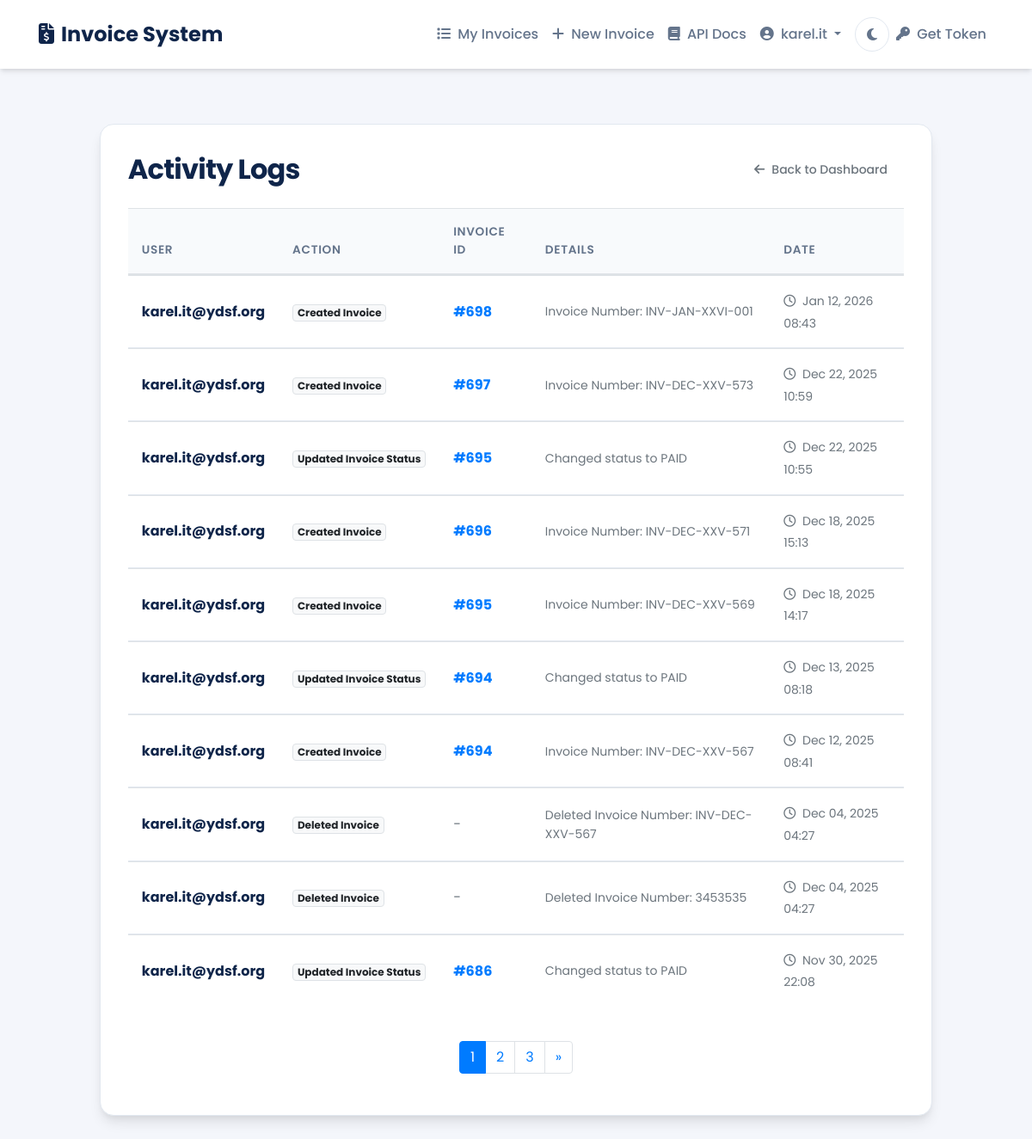
The app's page /view_logs.php (signed in) with its own data.
### tables this page shows
CREATE TABLE `logs`  (
  `id` int(11) NOT NULL AUTO_INCREMENT,
  `user_id` int(11) NOT NULL,
  `action` varchar(255) NOT NULL,
  `invoice_id` int(11) NULL DEFAULT NULL,
  `details` text NULL DEFAULT NULL,
  `created_at` timestamp NOT NULL DEFAULT current_timestamp(),
  PRIMARY KEY (`id`) USING BTREE,
  INDEX `user_id`(`user_id`) USING BTREE,
  INDEX `logs_ibfk_2`(`invoice_id`) USING BTREE,
  CONSTRAINT `logs_ibfk_1` FOREIGN KEY (`user_id`) REFERENCES `users` (`id`) ON DELETE RESTRICT ON UPDATE RESTRICT,
  CONSTRAINT `logs_ibfk_2` FOREIGN KEY (`invoice_id`) REFERENCES `invoices` (`id`) ON DELETE CASCADE ON UPDATE RESTRICT
);

CREATE TABLE `users`  (
  `id` int(11) NOT NULL AUTO_INCREMENT,
  `email` varchar(255) NOT NULL,
  `password_hash` varchar(255) NOT NULL,
  `created_at` timestamp NOT NULL DEFAULT current_timestamp(),
  `verified` tinyint(1) NOT NULL DEFAULT 0,
  `verification_token` varchar(255) NULL DEFAULT NULL,
  PRIMARY KEY (`id`) USING BTREE,
  UNIQUE INDEX `email`(`email`) USING BTREE
);

### view_logs.php (the view, shortened to what this page needs)
<?php
include 'db_connect.php';
$logs_per_page = 10;
$page = isset($_GET['page']) ? (int)$_GET['page'] : 1;
$offset = ($page - 1) * $logs_per_page;
$total_stmt = $pdo->prepare("SELECT COUNT(*) FROM logs");
$total_stmt->execute();
$total_logs = $total_stmt->fetchColumn();
$total_pages = ceil($total_logs / $logs_per_page);
$stmt = $pdo->prepare("SELECT logs.*, users.email FROM logs JOIN users ON logs.user_id = users.id ORDER BY logs.created_at DESC LIMIT :limit OFFSET :offset");
$stmt->bindValue(':limit', $logs_per_page, PDO::PARAM_INT);
$stmt->bindValue(':offset', $offset, PDO::PARAM_INT);
$stmt->execute();
$logs = $stmt->fetchAll(PDO::FETCH_ASSOC);
include 'includes/header.php';
?>
<div class="row justify-content-center">
    <div class="col-md-10">
        <div class="card-custom">
            <div class="d-flex justify-content-between align-items-center mb-4">
                <h2 class="font-weight-bold text-navy mb-0">Activity Logs</h2>
                <a href="dashboard.php" class="btn btn-outline-secondary btn-sm">
                    <i class="fas fa-arrow-left mr-2"></i>Back to Dashboard
                </a>
            </div>
            <div class="table-responsive">
                <table class="table table-custom table-hover">
                    <thead>
                        <tr>
                            <th>User</th>
                            <th>Action</th>
                            <th>Invoice ID</th>
                            <th>Details</th>
                            <th>Date</th>
                        </tr>
                    </thead>
                    <tbody>
                        <?php if (!empty($logs)): ?>
                            <?php foreach ($logs as $log): ?>
                                <tr>
                                    <td>
                                        <div class="font-weight-bold text-navy"><?= htmlspecialchars($log['email']); ?></div>
                                    </td>
                                    <td>
                                        <span class="badge badge-light border"><?= htmlspecialchars($log['action']); ?></span>
                                    </td>
                                    <td>
                                        <?php if ($log['invoice_id']): ?>
                                            <a href="update_invoice.php?id=<?= htmlspecialchars($log['invoice_id']); ?>" class="text-primary font-weight-bold">
                                                #<?= htmlspecialchars($log['invoice_id']); ?>
                                            </a>
                                        <?php else: ?>
                                            <span class="text-muted">-</span>
                                        <?php endif; ?>
                                    </td>
                                    <td class="text-muted small">
                                        <?= htmlspecialchars($log['details']); ?>
                                    </td>
                                    <td>
                                        <span class="text-muted small">
                                            <i class="far fa-clock mr-1"></i>
                                            <?= date('M d, Y H:i', strtotime($log['created_at'])); ?>
                                        </span>
                                    </td>
                                </tr>
                            <?php endforeach; ?>
                        <?php endif; ?>
                    </tbody>
                </table>
            </div>
            <?php if ($total_pages > 1): ?>
            <nav aria-label="Logs pagination" class="mt-4">
                <ul class="pagination justify-content-center">
                    <?php for ($i = max(1, $page - 2); $i <= min($total_pages, $page + 2); $i++): ?>
                        <li class="page-item <?= $i == $page ? 'active' : '' ?>">
                            <a class="page-link" href="?page=<?= $i ?>"><?= $i ?></a>
                        </li>
                    <?php endfor; ?>
                    <?php if ($page < $total_pages): ?>
                        <li class="page-item">
                            <a class="page-link" href="?page=<?= $page + 1 ?>" aria-label="Next">
                                <span aria-hidden="true">&raquo;</span>
                            </a>
                        </li>
                    <?php endif; ?>
                </ul>
            </nav>
            <?php endif; ?>
        </div>
    </div>
</div>
<?php include 'includes/footer.php'; ?>

### assets/css/style.css (style rules this page uses)
:root { --primary-navy: #0f254a; --primary-navy-soft: #1e3a8a; --accent-blue: #3b82f6; --accent-green: #0f9d58; --accent-red: #ef4444; --accent-warning: #f59e0b; --bg-body: #f4f6fb; --bg-surface: #ffffff; --bg-surface-alt: #f8fafc; --text-main: #1e293b; --text-muted: #64748b; --text-light: #94a3b8; --text-inverse: #ffffff; --border-color: #e2e8f0; --border-radius-sm: 8px; --border-radius-md: 12px; --border-radius-lg: 16px; --border-radius-xl: 24px; --shadow-sm: 0 1px 2px 0 rgba(0, 0, 0, 0.05); --shadow-md: 0 4px 6px -1px rgba(0, 0, 0, 0.1), 0 2px 4px -1px rgba(0, 0, 0, 0.06); --shadow-lg: 0 10px 15px -3px rgba(0, 0, 0, 0.1), 0 4px 6px -2px rgba(0, 0, 0, 0.05); --shadow-xl: 0 20px 25px -5px rgba(0, 0, 0, 0.1), 0 10px 10px -5px rgba(0, 0, 0, 0.04); --transition-base: all 0.2s ease-in-out; }
body { font-family: 'Poppins', 'Inter', system-ui, -apple-system, sans-serif; background-color: var(--bg-body); color: var(--text-main); line-height: 1.6; transition: background-color 0.3s ease, color 0.3s ease; }
h1, h2, h3, h4, h5, h6 { color: var(--primary-navy); font-weight: 600; letter-spacing: -0.025em; }
a { color: var(--primary-navy-soft); text-decoration: none; transition: var(--transition-base); }
.card-custom { background: var(--bg-surface); border-radius: var(--border-radius-lg); box-shadow: var(--shadow-lg); border: 1px solid var(--border-color); padding: 2rem; margin-bottom: 2rem; }
.btn { border-radius: var(--border-radius-md); padding: 0.6rem 1.2rem; font-weight: 500; transition: var(--transition-base); border: none; }
.table-custom { width: 100%; border-collapse: separate; border-spacing: 0; }
.table-custom th { background-color: var(--bg-surface-alt); color: var(--text-muted); font-weight: 600; text-transform: uppercase; font-size: 0.85rem; letter-spacing: 0.05em; padding: 1rem; border-bottom: 2px solid var(--border-color); }
.table-custom td { padding: 1rem; vertical-align: middle; border-bottom: 1px solid var(--border-color); color: var(--text-main); }
.table-custom tr:last-child td { border-bottom: none; }
.text-navy { color: var(--primary-navy); }

### records on screen
logs: user.email "karel.it@ydsf.org", action "Created Invoice", invoice "698", details "Invoice Number: INV-JAN-XXVI-001", created_at "Jan 12, 2026 08:43"
logs: user.email "karel.it@ydsf.org", action "Created Invoice", invoice "697", details "Invoice Number: INV-DEC-XXV-573", created_at "Dec 22, 2025 10:59"
logs: user.email "karel.it@ydsf.org", action "Updated Invoice Status", invoice "695", details "Changed status to PAID", created_at "Dec 22, 2025 10:55"
logs: user.email "karel.it@ydsf.org", action "Created Invoice", invoice "696", details "Invoice Number: INV-DEC-XXV-571", created_at "Dec 18, 2025 15:13"
logs: user.email "karel.it@ydsf.org", action "Created Invoice", invoice "695", details "Invoice Number: INV-DEC-XXV-569", created_at "Dec 18, 2025 14:17"
logs: user.email "karel.it@ydsf.org", action "Updated Invoice Status", invoice "694", details "Changed status to PAID", created_at "Dec 13, 2025 08:18"
logs: user.email "karel.it@ydsf.org", action "Created Invoice", invoice "694", details "Invoice Number: INV-DEC-XXV-567", created_at "Dec 12, 2025 08:41"
logs: user.email "karel.it@ydsf.org", action "Deleted Invoice", details "Deleted Invoice Number: INV-DEC-XXV-567", created_at "Dec 04, 2025 04:27"
logs: user.email "karel.it@ydsf.org", action "Deleted Invoice", details "Deleted Invoice Number: 3453535", created_at "Dec 04, 2025 04:27"
logs: user.email "karel.it@ydsf.org", action "Updated Invoice Status", invoice "686", details "Changed status to PAID", created_at "Nov 30, 2025 22:08"

### other values on screen
explode('@', $_SESSION['email'])[0] "karel.it"
